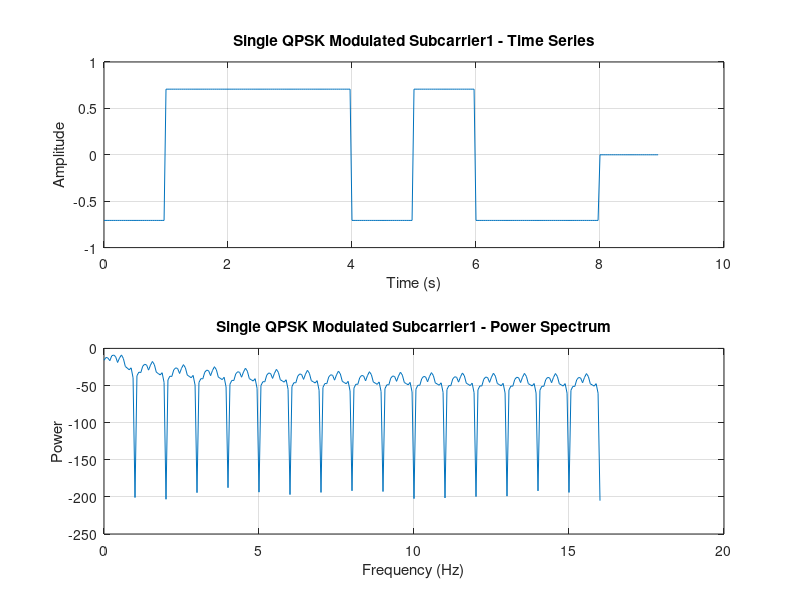

MATLAB code for this plot: (Note: this script raises an error after producing the figure.)
%% b) Repeat part (a) adding two additional modulated subcarriers spaced ±fd = 1/T =
%% 1/(NTs) apart from the original subcarrier where T is the OFDM block symbol duration.

% Parameters
num_symbols = 8;         % Number of QPSK symbols
samples_per_symbol = 32; % Sampling rate
rolloff = 0;             % Rectangular pulse shaping (no roll-off)
symbol_rate = 1;         % Symbol rate
fc = 2e6;                % Carrier frequency
fs = samples_per_symbol * symbol_rate; % Sampling frequency

% Generate random binary data for QPSK modulation
data = randi([0 1], 1, 2*num_symbols);

% Map binary data to QPSK symbols
qpsk_symbols = 1/sqrt(2) * (2 * data(1:2:end) - 1 + 1j * (2 * data(2:2:end) - 1));

% Upsample symbols to desired sampling rate
upsampled_symbols = upsample(qpsk_symbols, samples_per_symbol);

% Generate rectangular baseband pulses
rect_pulse = ones(1, samples_per_symbol);

% Pulse shaping using convolution
pulse_shaped_waveform = conv(upsampled_symbols, rect_pulse);

% Modulate the pulse-shaped waveform onto the subcarrier
t = (0:length(pulse_shaped_waveform)-1) / fs; % Time vector
subcarrier = pulse_shaped_waveform .* exp(1j * 2 * pi * fc * t);

% Plotting
figure(1);
% Time series plot
subplot(2, 1, 1);
plot(t, subcarrier);
title('Single QPSK Modulated Subcarrier1 - Time Series');
xlabel('Time (s)');
ylabel('Amplitude');
grid on;

% Power spectrum plot
subplot(2, 1, 2);
NFFT = 2^nextpow2(length(subcarrier)); % Next power of 2 from length of y
subc1_fft = fft(subcarrier,NFFT)/length(subcarrier);
f = fs/2*linspace(0,1,NFFT/2+1);
subc1_psd = 10*log10(subc1_fft(1:NFFT/2+1).^2);
plot(f,subc1_psd);
title('Single QPSK Modulated Subcarrier1 - Power Spectrum');
xlabel('Frequency (Hz)');
ylabel('Power');
grid on;

% Add a 2 new subcarriers
N = samples_per_symbol;
T = symbol_rate;
% Adjust plot layout
subplot(2, 1, 1);
f1_delta  = (1/N*T);
[~, sub_carrier2] = add_subcarrier(subcarrier,fc + f1_delta,fs,num_symbols,N);

N = samples_per_symbol;
T = symbol_rate;
f2_delta  = (1/N*T);
[ofdm_signal, sub_carrier3] = add_subcarrier(sub_carrier2,fc + f2_delta,fs,num_symbols,N);

%% 2.c use a parallelizer to transform the serial data from a QPSK symbol mapper fed by a random bitstream.





